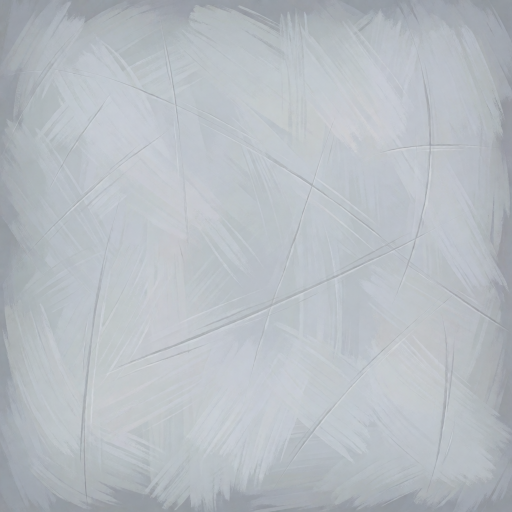
#> input picture assets/fx/impacts/_src/raw/bare_steel_s11.png, 1024 x 1024 px, given in place of rubble_cream_s11.png, which was not available (shown at 1/2 size); the run also reads 2 pictures not shown here
$ python build_atlas.py
#> lines starting #> are read from the running program, lines starting #| are printed output that depends on the picture; pictures that were not available may be replaced by others from this repository, and a replacement may not be noted
"""Build the bullet-hole atlas for the game (game/assets/textures/fx/impacts/).

Every mark is drawn from code (crater outlines, bores, facets, cracks, splinters, chipped rings, dust), so its
shapes are exact and its albedo, height, normals and depth line up. The Krea2 raws in raw/ (gen_raw.py) only give
the painterly grain and mottling of the material a shot exposes. Colours follow the Showhome palette
(assets/maps/showhome/textures/README.md): big clean shapes, low contrast, no grime.

A mark has two layers that share one normal map and one depth map:
- the CORE layer (impacts_albedo.png): what the shot exposes or leaves (crater, bore, bare metal, fresh wood,
  cracks, dust), in its own colour;
- the PAINT layer (impacts_paint.png): the surface itself, bent or lifted (cladding shards, a dent in painted
  metal, wood splinters, cracked plates round a crater). It is white (with painted AO) and the game tints it with
  the colour of the surface that was hit, so one atlas fits every wall colour.

Outputs (square atlas of GRID x GRID cells, cell (col, row) = index % GRID, index // GRID):
  impacts_albedo.png    sRGB RGBA, straight alpha, colour dilated under alpha 0 (no dark mip fringes)
  impacts_paint.png     sRGB RGBA at 1/2 resolution: grey painted AO, alpha = paint coverage
  impacts_normal.png    linear, OpenGL convention (+X right, +Y image up)
  impacts_depth_mr.png  linear: R = depth for parallax (white = deep, 1.0 = DEPTH_REF half-widths), G = roughness,
                        B = metallic (Bevy's metallic_roughness layout, so one image serves both)
  impacts_atlas.ron     the cell of every kind and variant, the sprites, DEPTH_REF
Previews in preview/: contact_sheet.png (every cell over its surface, lit from the upper left) and the maps.

Usage: python build_atlas.py
"""
import math
import os

import numpy as np
from PIL import Image
from scipy import ndimage
from scipy.spatial import cKDTree

HERE = os.path.dirname(os.path.abspath(__file__))
ROOT = os.path.normpath(os.path.join(HERE, "..", "..", "..", ".."))
GAME_OUT = os.path.join(ROOT, "game", "assets", "textures", "fx", "impacts")
PREVIEW = os.path.join(HERE, "preview")
RAW = os.path.join(HERE, "raw")

CELL = 192          # px per cell in the atlas
SS = 2              # supersampling while drawing
S = CELL * SS       # px per cell while drawing
GRID = 6            # cells per row and per column (square atlas: parallax shifts U and V alike)
DEPTH_REF = 0.6     # depth map 1.0 = this many decal half-widths below the surface
VARIANTS = 4
CONTENT = 0.86      # nothing is drawn past this radius (half-widths): padding against mip / parallax bleed

KINDS = ["Plaster", "Cladding", "Wood", "Metal", "Glass", "Pavement", "Soil"]
SPRITES = ["puff", "chip", "spark"]

# Surface colours for the previews only (sRGB, the Showhome palette).
PREVIEW_SURFACE = {
    "Plaster": (214, 200, 176),
    "Cladding": (145, 153, 114),
    "Wood": (226, 219, 205),
    "Metal": (231, 223, 218),
    "Glass": (70, 82, 92),
    "Pavement": (112, 105, 106),
    "Soil": (126, 140, 58),
}

ax = (np.arange(S) + 0.5) / S * 2.0 - 1.0
X, Y = np.meshgrid(ax, -ax)  # x right, y up (row 0 = top of the image)
R = np.hypot(X, Y)
TH = np.arctan2(Y, X)
PX = 2.0 / S  # one drawing pixel in half-widths


# ------------------------------------------------------------------------------------------------ colour

def lin(c):
    c = np.asarray(c, dtype=np.float64) / 255.0
    return np.where(c <= 0.04045, c / 12.92, ((c + 0.055) / 1.055) ** 2.4)


def to_srgb8(c):
    c = np.clip(c, 0.0, 1.0)
    s = np.where(c <= 0.0031308, c * 12.92, 1.055 * np.power(c, 1 / 2.4) - 0.055)
    return np.clip(np.round(s * 255.0), 0, 255).astype(np.uint8)


_raw_cache = {}


def raw(name):
    if name not in _raw_cache:
        img = np.asarray(Image.open(os.path.join(RAW, name + ".png")).convert("RGB"), dtype=np.float64)
        _raw_cache[name] = lin(img)
    return _raw_cache[name]


def grain(rng, name, target_srgb, contrast=1.0, zoom=1.0, rotate=False):
    """A crop of a Krea2 raw at drawing size, recoloured so its mean is `target_srgb` (linear mean), with its
    detail scaled by `contrast` (1 = the raw's own)."""
    src = raw(rng.choice([name + "_s11", name + "_s12"]))
    h, w, _ = src.shape
    size = int(min(h, w) * 0.5 / zoom)
    y0 = rng.integers(0, h - size)
    x0 = rng.integers(0, w - size)
    crop = src[y0:y0 + size, x0:x0 + size]
    if rotate:
        crop = np.rot90(crop, rng.integers(0, 4))
    img = np.asarray(Image.fromarray(to_srgb8(crop)).resize((S, S), Image.BICUBIC), dtype=np.float64)
    img = lin(img)
    mean = img.reshape(-1, 3).mean(0)
    detail = img / np.maximum(mean, 1e-4)
    detail = 1.0 + (detail - 1.0) * contrast
    return np.clip(detail, 0.0, 3.0) * lin(target_srgb)


def luminance(rgb):
    return rgb[..., 0] * 0.2126 + rgb[..., 1] * 0.7152 + rgb[..., 2] * 0.0722


# ------------------------------------------------------------------------------------------------ shapes

def smoothstep(e0, e1, x):
    t = np.clip((x - e0) / (e1 - e0), 0.0, 1.0)
    return t * t * (3.0 - 2.0 * t)


def noise(rng, sigma_px, octaves=3):
    """Smooth value noise in about -1..1 (sum of blurred white noise)."""
    out = np.zeros((S, S))
    amp = 1.0
    total = 0.0
    for o in range(octaves):
        n = ndimage.gaussian_filter(rng.standard_normal((S, S)), sigma_px / (2 ** o), mode="wrap")
        n /= n.std() + 1e-9
        out += n * amp
        total += amp
        amp *= 0.5
    return out / total


def lobes(rng, kmin, kmax, amp):
    out = np.zeros_like(TH)
    for k in range(kmin, kmax + 1):
        out += rng.uniform(0.3, 1.0) * amp / k ** 0.6 * np.cos(k * TH + rng.uniform(0, 2 * np.pi))
    return out


def polygon_radius(rng, n, base, amp, aspect=(1.0, 1.0), centre=(0.0, 0.0)):
    """Radius of a random star-shaped polygon (straight chipped edges) around `centre`, at every pixel's angle.
    Returns (radius at the pixel's angle, pixel's distance from centre); `aspect` stretches it along x / y."""
    angles = np.sort(rng.uniform(0.0, 2 * np.pi, n))
    # keep the vertices from bunching up: at least a third of the even spacing apart
    angles = np.sort(np.mod(np.linspace(0, 2 * np.pi, n, endpoint=False) + rng.uniform(-0.33, 0.33, n) * 2 * np.pi / n
                            + rng.uniform(0, 2 * np.pi), 2 * np.pi))
    radii = base * (1.0 + amp * rng.uniform(-1.0, 1.0, n))
    pts = radii[:, None] * np.stack([np.cos(angles), np.sin(angles)], 1)
    px = (X - centre[0]) / aspect[0]
    py = (Y - centre[1]) / aspect[1]
    th = np.mod(np.arctan2(py, px), 2 * np.pi)
    idx = np.mod(np.searchsorted(angles, th) - 1, n)
    a = pts[idx]
    b = pts[(idx + 1) % n]
    e = b - a
    d = np.stack([np.cos(th), np.sin(th)], -1)
    cross = lambda u, v: u[..., 0] * v[..., 1] - u[..., 1] * v[..., 0]  # noqa: E731
    t = cross(a, e) / np.where(np.abs(cross(d, e)) < 1e-9, 1e-9, cross(d, e))
    return t, np.hypot(px, py)


def at(field, x, y):
    """A field's value at cell coordinates (x right, y up, half-widths)."""
    col = int(np.clip((x + 1.0) / 2.0 * S, 0, S - 1))
    row = int(np.clip((1.0 - y) / 2.0 * S, 0, S - 1))
    return float(field[row, col])


def inside(dist_px):
    """Anti-aliased coverage from a signed distance in drawing pixels (positive = inside)."""
    return np.clip(dist_px + 0.5, 0.0, 1.0)


def edge_px(radius, r):
    """Signed distance in drawing pixels to a radial outline (positive inside), good near the outline."""
    return (radius - r) / PX


def walk(rng, start, angle, length, step=0.012, wander=0.25, kink=0.0):
    """A crack's polyline from `start` heading `angle`, wandering a little (and kinking now and then)."""
    pts = [np.array(start, dtype=np.float64)]
    a = angle
    travelled = 0.0
    while travelled < length:
        a += rng.normal(0.0, wander) * step / 0.012
        if kink and rng.random() < kink:
            a += rng.choice([-1, 1]) * rng.uniform(0.25, 0.6)
        p = pts[-1] + step * np.array([math.cos(a), math.sin(a)])
        if np.hypot(*p) > CONTENT - 0.02:
            break
        pts.append(p)
        travelled += step
    return np.array(pts)


def strokes(lines):
    """Rasterise polylines with tapering widths (half-widths units, full width) into coverage and a V-groove
    profile (1 on the centre line, 0 at the edge). `lines` = [(points Nx2, width at start, width at end)]."""
    mask = np.zeros((S, S), dtype=bool)
    wmap = np.zeros((S, S))
    for pts, w0, w1 in lines:
        if len(pts) < 2:
            continue
        seg = np.diff(pts, axis=0)
        lens = np.hypot(seg[:, 0], seg[:, 1])
        total = lens.sum() + 1e-9
        acc = 0.0
        for p, s, ln in zip(pts[:-1], seg, lens):
            n = max(2, int(ln / PX * 2) + 1)
            for k in range(n):
                f = k / (n - 1)
                q = p + s * f
                w = w0 + (w1 - w0) * (acc + ln * f) / total
                col = int((q[0] + 1.0) / 2.0 * S)
                row = int((1.0 - q[1]) / 2.0 * S)
                if 0 <= row < S and 0 <= col < S and w > wmap[row, col]:
                    mask[row, col] = True
                    wmap[row, col] = w
            acc += ln
    if not mask.any():
        z = np.zeros((S, S))
        return z, z
    dist, (iy, ix) = ndimage.distance_transform_edt(~mask, return_indices=True)
    half = wmap[iy, ix] / PX * 0.5
    cov = np.clip(half - dist + 0.5, 0.0, 1.0)
    groove = np.clip(1.0 - dist / np.maximum(half, 0.5), 0.0, 1.0) * (cov > 0)
    return cov, groove


def facets(rng, n, region, amp, slope):
    """Faceted fracture planes: Voronoi cells over `region`, each a random tilted plane."""
    ys, xs = np.nonzero(region)
    if len(xs) == 0:
        return np.zeros((S, S))
    pick = rng.choice(len(xs), size=min(n, len(xs)), replace=False)
    seeds = np.stack([X[ys[pick], xs[pick]], Y[ys[pick], xs[pick]]], 1)
    tree = cKDTree(seeds)
    _, idx = tree.query(np.stack([X.ravel(), Y.ravel()], 1))
    idx = idx.reshape(S, S)
    off = rng.uniform(-amp, amp, len(seeds))
    ang = rng.uniform(0, 2 * np.pi, len(seeds))
    mag = rng.uniform(0, slope, len(seeds))
    gx = np.cos(ang) * mag
    gy = np.sin(ang) * mag
    return off[idx] + gx[idx] * (X - seeds[idx, 0]) + gy[idx] * (Y - seeds[idx, 1])


# [17 lines left out: function scatter_blobs, not called in this run]


class Mark:
    """The fields of one cell at drawing size."""

    def __init__(self, rough=0.9):
        self.core = np.zeros((S, S, 3))
        self.core_a = np.zeros((S, S))
        self.paint_g = np.ones((S, S))
        self.paint_a = np.zeros((S, S))
        self.h = np.zeros((S, S))
        self.rough = np.full((S, S), rough)
        self.metal = np.zeros((S, S))
        self.normal_gain = 1.0

    def over(self, rgb, a):
        """Paint `rgb` (linear, HxWx3 or 3) over the core layer with coverage `a`."""
        a = np.clip(a, 0.0, 1.0)
        rgb = np.broadcast_to(np.asarray(rgb, dtype=np.float64), (S, S, 3))
        out_a = a + self.core_a * (1.0 - a)
        w = np.where(out_a > 1e-6, a / np.maximum(out_a, 1e-6), 0.0)[..., None]
        self.core = self.core * (1.0 - w) + rgb * w
        self.core_a = out_a

    def fade_out(self):
        k = smoothstep(CONTENT, CONTENT - 0.06, R)
        self.core_a *= k
        self.paint_a *= k
        self.h *= k


def dust(rng, m, r_in, width, alpha, colour, rays=0):
    """A soft dust ring from radius `r_in` outward (r_in may be an array: the crater's outline)."""
    d = R - r_in
    a = alpha * (1.0 - smoothstep(0.0, width, d)) * (d > -0.01)
    a *= np.clip(0.75 + 0.45 * noise(rng, 6.0), 0.2, 1.3)
    if rays:
        a *= np.clip(0.55 + 0.6 * np.cos(rays * TH + rng.uniform(0, 6.3)) * (0.5 + 0.5 * noise(rng, 20.0, 1)), 0.15, 1.2)
    m.over(lin(colour), np.clip(a, 0.0, 1.0) * (1.0 - m.core_a))


# ------------------------------------------------------------------------------------------------ kinds

def plaster(rng):
    """Printed concrete / plaster: a chipped crumbly crater round a deep dark bore, hairline cracks, a pale dust
    ring. Concrete does not bend, so there is no paint layer: the crater's broken rim is the edge."""
    m = Mark(rough=0.92)
    centre = (rng.uniform(-0.03, 0.03), rng.uniform(-0.03, 0.03))
    rc, rd = polygon_radius(rng, int(rng.integers(10, 15)), rng.uniform(0.4, 0.5), 0.2, centre=centre)
    rc = rc * (1.0 + lobes(rng, 5, 11, 0.035))
    t = np.clip(rd / rc, 0.0, 1.5)
    crater = inside(edge_px(rc, rd))
    # crumbly floor: a bowl, gentle fracture facets and the rubble grain itself as relief
    rgb = grain(rng, "rubble_cream", (206, 192, 168), contrast=0.5, zoom=rng.uniform(1.5, 2.5), rotate=True)
    lum = ndimage.gaussian_filter(luminance(rgb), 1.0)
    lum = (lum - lum.mean()) / (lum.std() + 1e-6)
    bowl = 0.035 + 0.15 * (1.0 - np.clip(t, 0, 1) ** 2.0)
    fac = facets(rng, int(rng.integers(6, 10)), crater > 0.5, 0.012, 0.045)
    h_crater = -np.maximum(bowl + (fac - 0.01 * lum) * smoothstep(1.0, 0.75, t), 0.02)
    rb, bd = polygon_radius(rng, 9, rng.uniform(0.1, 0.125), 0.15, centre=centre)
    bore = smoothstep(rb * 1.8, rb * 0.7, bd)
    h = np.where(crater > 0, np.minimum(h_crater, -0.45 * bore), 0.0) * crater
    # painted AO: the freshly broken rim stays light, the cavity darkens toward the bore, the bore near black
    inner = np.clip(1.0 - t, 0.0, 1.0)
    rgb *= (1.0 - 0.5 * smoothstep(0.05, 0.85, inner))[..., None]
    rim = crater * (1.0 - smoothstep(0.0, 0.07, inner))
    rgb = rgb * (1 - 0.35 * rim[..., None]) + lin((238, 230, 214)) * 0.35 * rim[..., None]
    rgb = rgb * (1 - bore[..., None]) + lin((36, 31, 28)) * bore[..., None]
    m.over(rgb, crater)
    # hairline cracks from the rim
    lines = []
    for _ in range(int(rng.integers(2, 5))):
        a = rng.uniform(0, 2 * np.pi)
        start_r = at(rc, centre[0] + 0.3 * math.cos(a), centre[1] + 0.3 * math.sin(a)) * 0.95
        start = (centre[0] + start_r * math.cos(a), centre[1] + start_r * math.sin(a))
        pts = walk(rng, start, a, rng.uniform(0.1, 0.28), wander=0.35)
        lines.append((pts, 0.009, 0.002))
        if rng.random() < 0.35 and len(pts) > 6:
            k = int(rng.integers(len(pts) // 3, len(pts) - 2))
            lines.append((walk(rng, pts[k], a + rng.choice([-1, 1]) * rng.uniform(0.5, 0.9), rng.uniform(0.05, 0.12),
                               wander=0.4), 0.005, 0.0015))
    cov, groove = strokes(lines)
    h -= 0.02 * groove * (1 - crater)
    m.over(lin((120, 110, 96)), cov * 0.65 * (1 - crater))
    dust(rng, m, rc + 0.01, rng.uniform(0.14, 0.24), 0.32, (240, 233, 218))
    m.h = h
    m.rough[:] = 0.92
    m.fade_out()
    return m


def cladding(rng):
    """Fibre-cement cladding (and slate): a sharp punched hole, a ring of flaked paint showing the grey fibrous
    core, brittle radial cracks, and the shards between them pushed in or lifted (paint layer)."""
    m = Mark(rough=0.85)
    rb, bd = polygon_radius(rng, 8, rng.uniform(0.11, 0.14), 0.1)
    rbm = float(np.mean(rb))
    bore = smoothstep(rbm * 1.15, rbm * 0.85, bd)
    rr, rd = polygon_radius(rng, int(rng.integers(15, 22)), rbm * rng.uniform(1.8, 2.3), 0.3)
    ring = inside(edge_px(rr, rd))
    # brittle radial cracks from the hole
    n = int(rng.integers(4, 8))
    base = rng.uniform(0, 2 * np.pi)
    angles = np.sort(np.mod(base + np.arange(n) * 2 * np.pi / n + rng.uniform(-0.35, 0.35, n), 2 * np.pi))
    lines = []
    lengths = []
    for a in angles:
        ln = rng.uniform(0.38, 0.74)
        lengths.append(ln)
        start = (0.12 * math.cos(a), 0.12 * math.sin(a))
        pts = walk(rng, start, a, ln, wander=0.08, kink=0.06)
        lines.append((pts, 0.016, 0.004))
        if rng.random() < 0.4 and len(pts) > 10:
            k = int(rng.integers(len(pts) // 2, len(pts) - 2))
            lines.append((walk(rng, pts[k], a + rng.choice([-1, 1]) * rng.uniform(0.4, 0.8), rng.uniform(0.08, 0.18),
                               wander=0.1), 0.008, 0.003))
    cov, groove = strokes(lines)
    # shards: the sectors between consecutive cracks, each pushed in (or lifted a little) toward the hole
    th = np.mod(TH, 2 * np.pi)
    sector = np.mod(np.searchsorted(angles, th) - 1, n)
    reach = np.array([min(lengths[i], lengths[(i + 1) % n]) for i in range(n)]) * rng.uniform(0.75, 1.0, n)
    push = rng.uniform(-1.0, 0.5, n)
    twist = rng.uniform(-1.0, 1.0, n)
    p_r = reach[sector]
    u = np.clip(R / p_r, 0, 1)
    a0 = angles[sector]
    a1 = angles[(sector + 1) % n]
    span = np.mod(a1 - a0, 2 * np.pi) + 1e-6
    across = np.mod(th - a0, 2 * np.pi) / span * 2 - 1
    plate = (R < p_r)
    h = np.where(plate, (0.08 * push[sector] + 0.03 * twist[sector] * across) * (1 - u) ** 1.2, 0.0)
    m.paint_a = np.where(plate, 0.92 * (1 - smoothstep(0.8, 1.0, u)), 0.0) * (1 - ring)
    m.paint_g = np.where(plate, 1.0 - 0.12 * (1 - u), 1.0)
    # flaked ring and hole
    h = np.where(ring > 0, -0.03 + 0.006 * noise(rng, 3.0), h)
    h = np.minimum(h, -0.5 * bore)
    h -= 0.035 * groove
    core = grain(rng, "fibre_core", (180, 176, 167), contrast=0.35, zoom=rng.uniform(1.0, 2.0), rotate=True)
    core *= (1.0 - 0.3 * smoothstep(np.mean(rr), rbm, R))[..., None]
    m.over(core, ring)
    m.over(lin((28, 27, 28)), bore)
    # a thin light broken edge along each crack (the board's core shows where the paint split), then the crack
    edge = np.clip(ndimage.maximum_filter(cov, 5) - cov, 0, 1) * (1 - ring)
    m.over(lin((196, 192, 184)), edge * 0.18)
    m.over(lin((44, 42, 40)), cov * 0.92 * (1 - ring))
    dust(rng, m, np.mean(rr) + 0.02, rng.uniform(0.15, 0.25), 0.16, (205, 202, 196))
    m.h = h
    m.rough = np.where(m.core_a > 0.5, 0.85, 0.65)
    m.fade_out()
    return m


def wood(rng):
    """Wood (pickets, boards, props), grain along +Y: an oval hole stretched along the grain, a torn patch of fresh
    wood with raised fibres ending in long tears, and splinters of the painted surface lifted along the grain
    (paint layer), each with a thin shadow."""
    m = Mark(rough=0.85)
    m.normal_gain = 1.2
    rbx = rng.uniform(0.085, 0.105)
    rb, bd = polygon_radius(rng, 9, 1.0, 0.12, aspect=(rbx, rbx * rng.uniform(1.35, 1.7)))
    bore = smoothstep(rb * 1.3, rb * 0.75, bd)
    tx = rng.uniform(0.17, 0.24)
    ty = rng.uniform(0.36, 0.5)
    tr, td = polygon_radius(rng, int(rng.integers(16, 24)), 1.0, 0.3, aspect=(tx, ty))
    # the torn patch runs out into long pointed tears along the grain
    tears = np.zeros((S, S))
    for _ in range(int(rng.integers(3, 6))):
        side = rng.choice([-1.0, 1.0])
        x0 = rng.uniform(-tx * 0.7, tx * 0.7)
        y0 = side * ty * 0.8
        ln = rng.uniform(0.12, 0.3)
        w = rng.uniform(0.03, 0.06)
        v = (Y - y0) * side / ln
        k = inside((w * 0.5 * (1 - np.clip(v, 0, 1)) - np.abs(X - x0 - rng.normal(0, 0.05) * (Y - y0))) / PX)
        tears = np.maximum(tears, k * (v > -0.3) * (v < 1))
    torn = np.maximum(inside((tr - td) * min(tx, ty) / PX), tears)
    fibres = grain(rng, "wood_fresh", (214, 194, 158), contrast=0.45, zoom=rng.uniform(1.2, 1.8))
    lum = luminance(fibres)
    lum = (lum - lum.mean()) / (lum.std() + 1e-6)
    h = np.where(torn > 0, -0.035 - 0.014 * lum, 0.0)
    h = np.minimum(h, -0.5 * bore) * np.maximum(torn, bore)
    depth = np.clip(-h / 0.3, 0, 1)
    fibres *= (1.0 - 0.5 * depth ** 0.6)[..., None]
    fibres = fibres * (1 - bore[..., None]) + lin((40, 30, 22)) * bore[..., None]
    m.over(fibres, torn)
    # splinters: thin strips of the painted surface lifted along the grain, fresh wood along one edge, a thin
    # shadow along the other
    splinter = np.zeros((S, S))
    lift = np.zeros((S, S))
    fresh_edge = np.zeros((S, S))
    shadow = np.zeros((S, S))
    for _ in range(int(rng.integers(10, 16))):
        side = rng.choice([-1.0, 1.0])
        x0 = rng.uniform(-tx * 0.9, tx * 0.9)
        y0 = side * ty * np.sqrt(max(0.0, 1 - (x0 / tx) ** 2)) * rng.uniform(0.6, 0.95)
        ln = rng.uniform(0.15, 0.4)
        w = rng.uniform(0.025, 0.05)
        lean = rng.normal(0, 0.06)
        y1 = y0 + side * ln
        v = np.clip((Y - y0) / (y1 - y0), 0, 1) * ((Y - y0) * side >= 0) * ((Y - y1) * side <= 0)
        cx = x0 + lean * (Y - y0)
        width = w * (1 - v) ** 0.8
        d = X - cx
        k = inside((width * 0.5 - np.abs(d)) / PX) * (v > 0) * (v < 1)
        splinter = np.maximum(splinter, k)
        lift = np.maximum(lift, k * 0.06 * (1 - v) * (0.6 + 0.4 * (1 - np.abs(d) / np.maximum(width * 0.5, 1e-4))))
        flip = rng.choice([-1.0, 1.0])
        fresh_edge = np.maximum(fresh_edge, k * (d * flip > width * 0.15))
        sh = inside((width * 0.5 + 0.016 - np.abs(d)) / PX) * (v > 0) * (v < 1) * (1 - k) * (d * flip < 0)
        shadow = np.maximum(shadow, sh * (1 - v))
    h = np.where(splinter > 0, np.maximum(h, lift), h)
    m.paint_a = np.maximum(splinter * (1 - torn), 0.0)
    m.paint_g = 1.0 - 0.2 * splinter * (1 - np.clip(lift / 0.06, 0, 1))
    m.over(lin((222, 204, 170)), fresh_edge * 0.9 * (1 - torn))
    m.over(lin((70, 58, 46)), shadow * 0.6 * (1 - torn) * (1 - splinter))
    dust(rng, m, tx, rng.uniform(0.05, 0.1), 0.1, (206, 186, 150))
    m.h = h
    m.rough = np.where(m.core_a > 0.5, 0.85, 0.6)
    m.fade_out()
    return m


# [140 lines left out: functions metal, glass, pavement, soil, not called in this run]


RECIPES = {
    "Plaster": plaster,
    "Cladding": cladding,
    "Wood": wood,
    "Metal": metal,
    "Glass": glass,
    "Pavement": pavement,
    "Soil": soil,
}


# ------------------------------------------------------------------------------------------------ sprites

# [47 lines left out: functions sprite, normals, down, dilate_rgb, not called in this run]


def build():
    os.makedirs(GAME_OUT, exist_ok=True)
    os.makedirs(PREVIEW, exist_ok=True)
    N = GRID * CELL
    albedo = np.zeros((N, N, 4))
    paint = np.zeros((N, N, 4))
    normal = np.zeros((N, N, 3))
    normal[..., 2] = 1.0
    depth_mr = np.zeros((N, N, 3))
    depth_mr[..., 1] = 0.9
    cells = {}
    marks = []
    index = 0
    for k, kind in enumerate(KINDS):
        cells[kind] = []
        for v in range(VARIANTS):
            rng = np.random.default_rng(1000 * (k + 1) + v)
            marks.append((index, kind, RECIPES[kind](rng)))
            cells[kind].append(index)
            index += 1
#> this loop made 3 passes
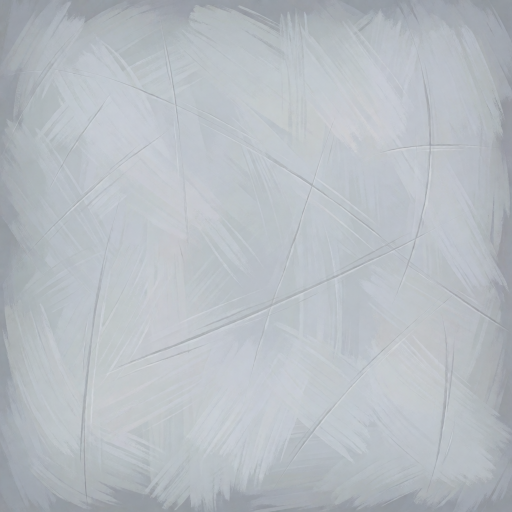
#> input picture assets/fx/impacts/_src/raw/bare_steel_s11.png, 1024 x 1024 px, given in place of rubble_cream_s11.png, which was not available (shown at 1/2 size)
#> pass 1, in grain, `src = raw(rng.choice([name + "_s11", name + "_s12"]))`:
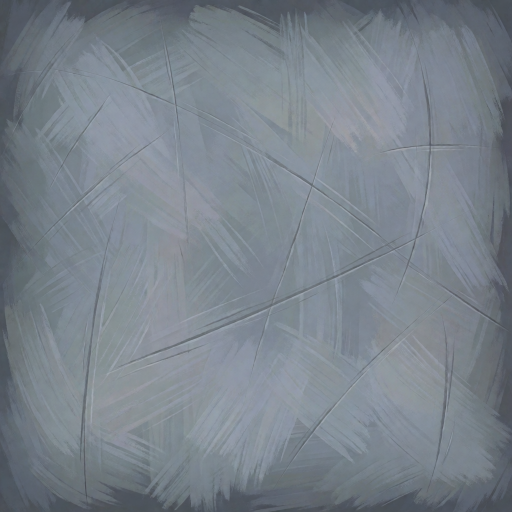
#> src: shape (1024, 1024, 3) float64 (shown at 1/2 size); mean of channels 0, 1, 2 0.478, 0.513, 0.548; drawn as R, G, B
#> pass 1, in grain, `crop = src[y0:y0 + size, x0:x0 + size]`:
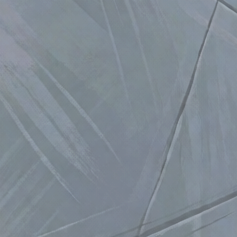
#> crop: shape (237, 237, 3) float64; mean of channels 0, 1, 2 0.504, 0.545, 0.581; drawn as R, G, B
#> (the rest of the program and of its run is left out)
